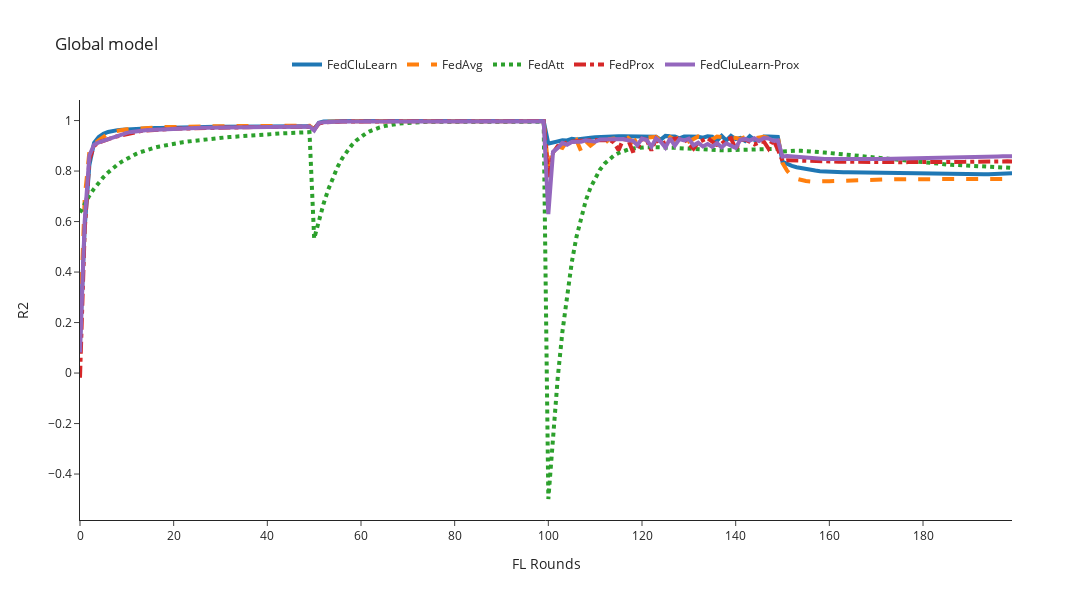

The cell this chart's notebook holds for it:
### Code cell
mse_column = 'r2'
global_filenames = [global_FedCluLearn, global_FedAvg, global_FedAtt, global_FedProx, global_FedCluLearn_Prox]
n_rounds, y = preprocessing_results(filenames=global_filenames, mse_column=mse_column)
plot_plotly(n_rounds, y, title=f'Global model', y_axis_title=f'{mse_column.upper()}', y_axis_max=1)

### Figure 1 — Plotly figure (JSON) as saved in the notebook; plotly's stock layout.template omitted (floating-point values rounded to 4 significant figures; data arrays with more than 128 entries replaced by an {"elided": "..."} marker saying what was removed)
{"data": [{"line": {"dash": "solid", "width": 4}, "mode": "lines", "name": "FedCluLearn", "type": "scatter", "x": {"elided": "201 int values"}, "y": {"elided": "200 float values"}}, {"line": {"dash": "dash", "width": 4}, "mode": "lines", "name": "FedAvg", "type": "scatter", "x": {"elided": "201 int values"}, "y": {"elided": "200 float values"}}, {"line": {"dash": "dot", "width": 4}, "mode": "lines", "name": "FedAtt", "type": "scatter", "x": {"elided": "201 int values"}, "y": {"elided": "200 float values"}}, {"line": {"dash": "dashdot", "width": 4}, "mode": "lines", "name": "FedProx", "type": "scatter", "x": {"elided": "201 int values"}, "y": {"elided": "200 float values"}}, {"line": {"dash": "solid", "width": 4}, "mode": "lines", "name": "FedCluLearn-Prox", "type": "scatter", "x": {"elided": "201 int values"}, "y": {"elided": "200 float values"}}], "layout": {"height": 600, "legend": {"orientation": "h", "x": 0.5, "xanchor": "center", "y": 1.05, "yanchor": "bottom"}, "title": {"text": "Global model"}, "width": 1200, "xaxis": {"autorange": true, "range": [0, 199], "title": {"text": "FL Rounds"}, "type": "linear"}, "yaxis": {"autorange": true, "range": [-0.582, 1.081], "title": {"text": "R2"}, "type": "linear"}}}
